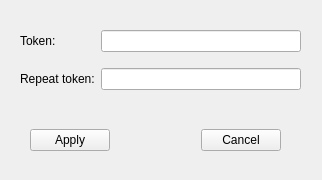
<?xml version="1.0" encoding="UTF-8"?>
<ui version="4.0">
 <class>Token</class>
 <widget class="QWidget" name="Token">
  <property name="geometry">
   <rect>
    <x>0</x>
    <y>0</y>
    <width>322</width>
    <height>180</height>
   </rect>
  </property>
  <property name="windowTitle">
   <string>Form</string>
  </property>
  <widget class="QWidget" name="horizontalLayoutWidget">
   <property name="geometry">
    <rect>
     <x>30</x>
     <y>120</y>
     <width>251</width>
     <height>41</height>
    </rect>
   </property>
   <layout class="QHBoxLayout" name="horizontalLayout">
    <item>
     <widget class="QPushButton" name="applyButton">
      <property name="text">
       <string>Apply</string>
      </property>
     </widget>
    </item>
    <item>
     <spacer name="horizontalSpacer">
      <property name="orientation">
       <enum>Qt::Horizontal</enum>
      </property>
      <property name="sizeHint" stdset="0">
       <size>
        <width>40</width>
        <height>20</height>
       </size>
      </property>
     </spacer>
    </item>
    <item>
     <widget class="QPushButton" name="cancelButton">
      <property name="text">
       <string>Cancel</string>
      </property>
     </widget>
    </item>
   </layout>
  </widget>
  <widget class="QWidget" name="gridLayoutWidget">
   <property name="geometry">
    <rect>
     <x>20</x>
     <y>20</y>
     <width>281</width>
     <height>81</height>
    </rect>
   </property>
   <layout class="QGridLayout" name="gridLayout">
    <item row="1" column="0">
     <widget class="QLabel" name="label_2">
      <property name="text">
       <string>Repeat token:</string>
      </property>
     </widget>
    </item>
    <item row="0" column="0">
     <widget class="QLabel" name="label">
      <property name="text">
       <string>Token:</string>
      </property>
     </widget>
    </item>
    <item row="0" column="1">
     <widget class="QLineEdit" name="tokenInput"/>
    </item>
    <item row="1" column="1">
     <widget class="QLineEdit" name="tokenRepeatInput"/>
    </item>
   </layout>
  </widget>
 </widget>
 <tabstops>
  <tabstop>tokenInput</tabstop>
  <tabstop>tokenRepeatInput</tabstop>
  <tabstop>applyButton</tabstop>
  <tabstop>cancelButton</tabstop>
 </tabstops>
 <resources/>
 <connections/>
</ui>
